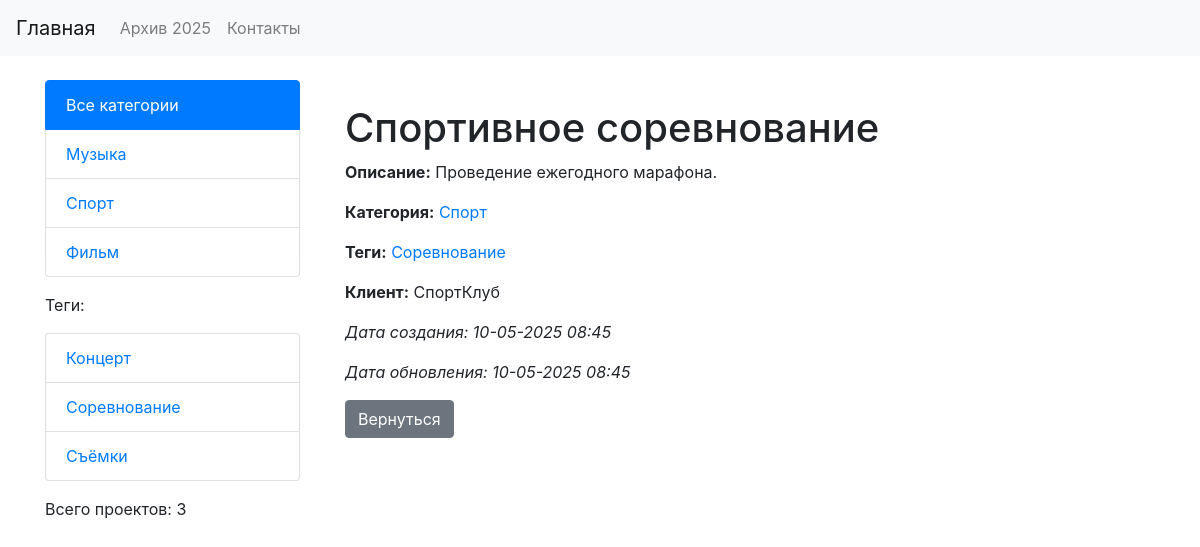
The app's page /detail/sport_sorevnovanie/ with its own data.
### portfolio/models.py (models this page shows, shortened)
class Category(models.Model):
    name = models.CharField("Название категории", max_length=100, db_index=True)
    slug = models.SlugField("Слаг", max_length=255, unique=True, db_index=True)
    class Meta:
        verbose_name = 'Категория'
        verbose_name_plural = 'Категории'

class Tag(models.Model):
    name = models.CharField("Название тега", max_length=100, db_index=True)
    slug = models.SlugField("Слаг", max_length=255, unique=True, db_index=True)
    class Meta:
        verbose_name = 'Тег'
        verbose_name_plural = 'Теги'

class PortfolioItem(models.Model):
    title = models.CharField("Название", max_length=255)
    description = models.TextField("Описание")
    image = models.ImageField("Изображение", upload_to='portfolio_images/', blank=True, null=True)
    created_at = models.DateTimeField("Дата создания", auto_now_add=True)
    updated_at = models.DateTimeField("Дата обновления", auto_now=True)
    slug = models.SlugField(max_length=255, unique=True, blank=True, null=True)
    is_published = models.BooleanField("Опубликовано", default=True)
    category = models.ForeignKey(
        Category,
        on_delete=models.PROTECT,
        related_name='portfolio_items',
        verbose_name="Категория",
        null=True,  # Временно, чтобы избежать ошибок
    )
    tags = models.ManyToManyField(
        Tag,
        blank=True,
        related_name='portfolio_items',
        verbose_name="Теги"
    )
    client = models.OneToOneField(
        Client,
        on_delete=models.SET_NULL,
        null=True,
        blank=True,
        related_name='portfolio_item',
        verbose_name="Клиент"
    )
    class Meta:
        verbose_name = 'Элемент портфолио'
        verbose_name_plural = 'Элементы портфолио'
    objects = models.Manager()
    published = PublishedManager()

class Client(models.Model):
    name = models.CharField("Имя клиента", max_length=100)
    contact_email = models.EmailField("Email", blank=True, null=True)
    class Meta:
        verbose_name = 'Клиент'
        verbose_name_plural = 'Клиенты'

### portfolio/views.py (the view)
# urls.py: path('detail/<slug:slug>/', views.portfolio_detail, name='portfolio_detail'),
def portfolio_detail(request, slug):
    item = get_object_or_404(PortfolioItem, slug=slug)
    return render(request, 'portfolio/portfolio_detail.html', {'item': item})

### portfolio/converters.py (called while the page is built)
    def to_url(self, value):
        return f"{value:04d}"

### portfolio/templatetags/portfolio_tags.py (called while the page is built)
@register.simple_tag
def portfolio_count():
    return PortfolioItem.objects.count()

@register.inclusion_tag('portfolio/partial_categories.html')
def show_categories(selected_cat_slug=None):
    categories = Category.objects.annotate(total=Count('portfolio_items')).filter(total__gt=0)
    return {'categories': categories, 'selected_cat_slug': selected_cat_slug}

@register.inclusion_tag('portfolio/partial_tags.html')
def show_tags():
    tags = Tag.objects.annotate(total=Count('portfolio_items')).filter(total__gt=0)
    return {'tags': tags}

### templates/portfolio/portfolio_detail.html (shortened to what this page needs)
{% extends 'portfolio/base.html' %}
{% block content %}
<div class="container mt-4">
  <h1>{{ item.title }}</h1>
  <p><strong>Описание:</strong> {{ item.description }}</p>
  <p><strong>Категория:</strong> <a href="{% url 'portfolio:category_detail' item.category.slug %}">{{ item.category.name }}</a></p>
  <p><strong>Теги:</strong>
    {% for tag in item.tags.all %}
      <a href="{% url 'portfolio:tag_detail' tag.slug %}">{{ tag.name }}</a>{% if not forloop.last %}, {% endif %}
    {% empty %}
      Нет тегов
    {% endfor %}
  </p>
  <p><strong>Клиент:</strong> {% if item.client %}{{ item.client.name }}{% else %}Не указан{% endif %}</p>
  <p><em>Дата создания: {{ item.created_at|date:"d-m-Y H:i" }}</em></p>
  <p><em>Дата обновления: {{ item.updated_at|date:"d-m-Y H:i" }}</em></p>
  <a href="{% url 'portfolio:portfolio_list' %}" class="btn btn-secondary">Вернуться</a>
</div>
{% endblock %}

### templates/portfolio/partial_categories.html
{% if categories %}
<ul class="list-group mb-3">
  {% if not selected_cat_slug %}
    <li class="list-group-item active">Все категории</li>
  {% else %}
    <li class="list-group-item"><a href="{% url 'portfolio:portfolio_list' %}">Все категории</a></li>
  {% endif %}
  {% for cat in categories %}
    <li class="list-group-item {% if cat.slug == selected_cat_slug %}active{% endif %}">
      <a href="{% url 'portfolio:category_detail' cat.slug %}">{{ cat.name }}</a>
    </li>
  {% endfor %}
</ul>
{% endif %}

### templates/portfolio/partial_tags.html
{% if tags %}
<p>Теги:</p>
<ul class="list-group mb-3">
  {% for tag in tags %}
    <li class="list-group-item">
      <a href="{% url 'portfolio:tag_detail' tag.slug %}">{{ tag.name }}</a>
    </li>
  {% endfor %}
</ul>
{% endif %}

### records on screen
Category: name "Музыка"
Category: name "Спорт"
Category: name "Фильм"
Tag: name "Концерт"
Tag: name "Соревнование"
Tag: name "Съёмки"
PortfolioItem: title "Спортивное соревнование", description "Проведение ежегодного марафона.", category.name "Спорт", client.name "СпортКлуб", created_at "10-05-2025 08:45", updated_at "10-05-2025 08:45"
